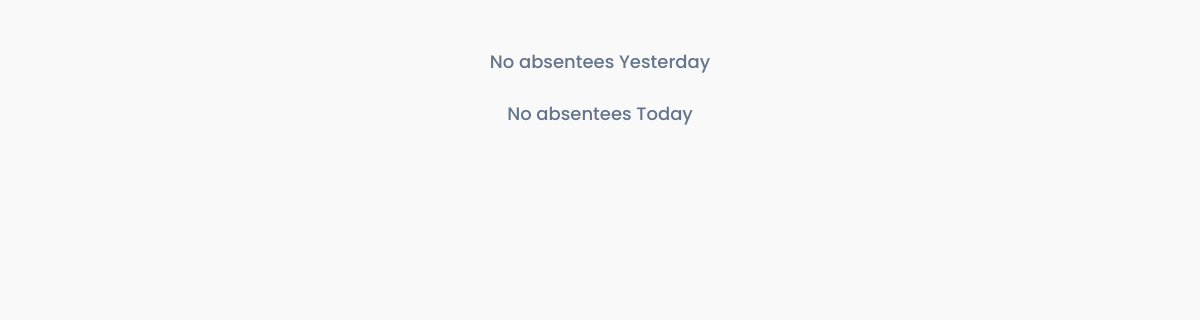
The app's page /, older data.
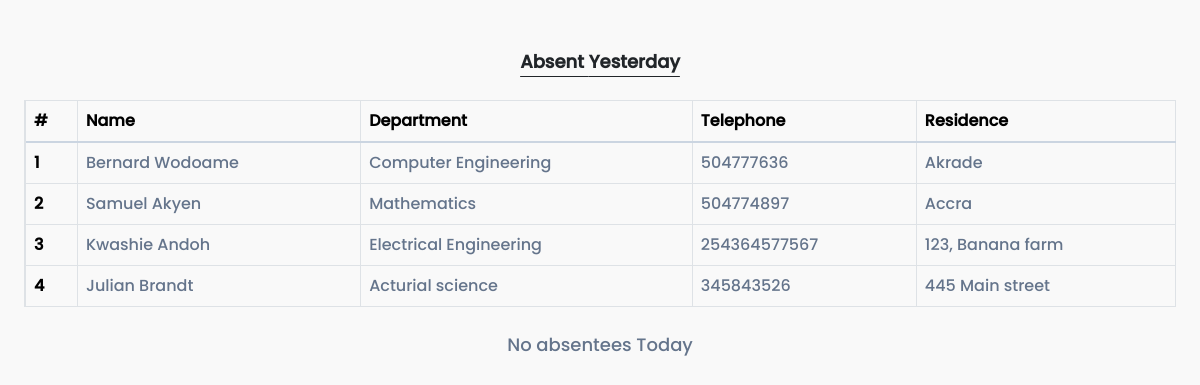
The same page, newer data.
### core/models.py (models this page shows)
class Absentee(models.Model):
    name = models.CharField(max_length=255)
    phone_number = models.PositiveIntegerField()
    residential_address = models.CharField(max_length=255)
    department = models.CharField(max_length=255)
    date = models.DateField(auto_now_add=True)

### core/views.py (the view)
# urls.py: path('', views.test, name='index'),
def test(request):
    dateToday = datetime.today().date()
    dateYesterday = dateToday + timedelta(days=-1)
    absenteesToday = Absentee.objects.filter(date=dateToday)
    absenteesYesterday = Absentee.objects.filter(date=dateYesterday)
    days = [{'label':'Yesterday', 'list': absenteesYesterday}, {'label':'Today', 'list': absenteesToday}]
    return render(request, 'table.html', {'days': days})

### core/templates/table.html (shortened to what this page needs)
{% extends 'base.html' %}
{% block main_content %}
<main class="m-4 mt-5">
    {% for day in days %}
      {% if day.list %}
        <h1 class="text-center tw-text-lg m-4 fw-bold tw-underline tw-underline-offset-8">Absent {{day.label}}</h1>
        <table class="table table-bordered table-hover">
            <thead>
              <tr>
                <th scope="col" class="tw-border-s-2">#</th>
                <th scope="col">Name</th>
                <th scope="col">Department</th>
                <th scope="col">Telephone</th>
                <th scope="col">Residence</th>
              </tr>
            </thead>
            <tbody class="table-group-divider tw-border-t-slate-300">
              {% for absentee in day.list %}
              <tr class="tw-group">
                <th scope="row" class="group-hover:tw-border-s-proj-yellow tw-border-s-2 row-number">1</th>
                <td>{{absentee.name}}</td>
                <td>{{absentee.department}}</td>
                <td>{{absentee.phone_number}}</td>
                <td>{{absentee.residential_address}}</td>
              </tr>
              {% endfor %}
            </tbody>
        </table>
      {% else%}
        <div class="text-center tw-text-lg m-4 tw-text-slate-500">No absentees {{day.label}}</div>
      {% endif %}
    {% endfor %}
</main>
{% endblock %}

### core/templates/base.html (shortened to what this page needs)
<!DOCTYPE html>
{% load static %}
<html lang="en">
<head>
    <link rel="stylesheet" href="{% static 'css/bootstrap.min.css' %}">
    <link rel="stylesheet" href="{% static 'css/output.css' %}">
</head>
<body class="tw-bg-proj-white">
    {% block main_content %}{% endblock %}
</body>
</html>

### core/templates/table.html (style rules this page uses)
table td { --tw-text-opacity: 1 !important; color: rgb(100 116 139 / var(--tw-text-opacity)) !important; }
td, th { background:transparent !important; }

Row changes from the older to the newer data that the page shows:
added Absentee: name "Bernard Wodoame", department "Computer Engineering", phone_number "504777636", residential_address "Akrade"
added Absentee: name "Samuel Akyen", department "Mathematics", phone_number "504774897", residential_address "Accra"
added Absentee: name "Kwashie Andoh", department "Electrical Engineering", phone_number "254364577567", residential_address "123, Banana farm"
added Absentee: name "Julian Brandt", department "Acturial science", phone_number "345843526", residential_address "445 Main street"
Text that changed along with them:
list line gone: "No absentees Yesterday"
new list line: "Absent Yesterday # Name Department Telephone Residence"
